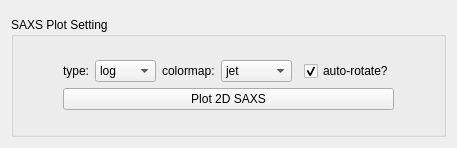
         <widget class="QWidget" name="tab">
          <attribute name="title">
           <string>SAXS-2D</string>
          </attribute>
          <layout class="QGridLayout" name="gridLayout_26">
           <item row="0" column="0">
            <widget class="ImageView" name="pg_saxs" native="true">
             <property name="sizePolicy">
              <sizepolicy hsizetype="Expanding" vsizetype="Expanding">
               <horstretch>0</horstretch>
               <verstretch>120</verstretch>
              </sizepolicy>
             </property>
            </widget>
           </item>
           <item row="1" column="0">
            <widget class="QGroupBox" name="groupBox_3">
             <property name="sizePolicy">
              <sizepolicy hsizetype="Expanding" vsizetype="Fixed">
               <horstretch>0</horstretch>
               <verstretch>0</verstretch>
              </sizepolicy>
             </property>
             <property name="minimumSize">
              <size>
               <width>0</width>
               <height>120</height>
              </size>
             </property>
             <property name="title">
              <string>SAXS Plot Setting</string>
             </property>
             <layout class="QGridLayout" name="gridLayout_18">
              <item row="0" column="0">
               <spacer name="horizontalSpacer_4">
                <property name="orientation">
                 <enum>Qt::Horizontal</enum>
                </property>
                <property name="sizeHint" stdset="0">
                 <size>
                  <width>40</width>
                  <height>20</height>
                 </size>
                </property>
               </spacer>
              </item>
              <item row="0" column="2">
               <spacer name="horizontalSpacer_3">
                <property name="orientation">
                 <enum>Qt::Horizontal</enum>
                </property>
                <property name="sizeHint" stdset="0">
                 <size>
                  <width>40</width>
                  <height>20</height>
                 </size>
                </property>
               </spacer>
              </item>
              <item row="0" column="1">
               <layout class="QGridLayout" name="gridLayout_3">
                <item row="0" column="1">
                 <widget class="QComboBox" name="cb_saxs2D_type">
                  <item>
                   <property name="text">
                    <string>log</string>
                   </property>
                  </item>
                  <item>
                   <property name="text">
                    <string>linear</string>
                   </property>
                  </item>
                 </widget>
                </item>
                <item row="0" column="3">
                 <widget class="QComboBox" name="cb_saxs2D_cmap">
                  <item>
                   <property name="text">
                    <string>jet</string>
                   </property>
                  </item>
                  <item>
                   <property name="text">
                    <string>hot</string>
                   </property>
                  </item>
                  <item>
                   <property name="text">
                    <string>plasma</string>
                   </property>
                  </item>
                  <item>
                   <property name="text">
                    <string>viridis</string>
                   </property>
                  </item>
                  <item>
                   <property name="text">
                    <string>magma</string>
                   </property>
                  </item>
                  <item>
                   <property name="text">
                    <string>gray</string>
                   </property>
                  </item>
                 </widget>
                </item>
                <item row="1" column="0" colspan="6">
                 <widget class="QPushButton" name="pushButton_5">
                  <property name="minimumSize">
                   <size>
                    <width>0</width>
                    <height>0</height>
                   </size>
                  </property>
                  <property name="text">
                   <string>Plot 2D SAXS</string>
                  </property>
                 </widget>
                </item>
                <item row="0" column="2">
                 <widget class="QLabel" name="label_13">
                  <property name="text">
                   <string>colormap:</string>
                  </property>
                 </widget>
                </item>
                <item row="0" column="5">
                 <widget class="QCheckBox" name="saxs2d_autorotate">
                  <property name="text">
                   <string>auto-rotate?</string>
                  </property>
                  <property name="checked">
                   <bool>true</bool>
                  </property>
                 </widget>
                </item>
                <item row="0" column="0">
                 <widget class="QLabel" name="label_12">
                  <property name="text">
                   <string>type:</string>
                  </property>
                 </widget>
                </item>
               </layout>
              </item>
             </layout>
            </widget>
           </item>
          </layout>
         </widget>
